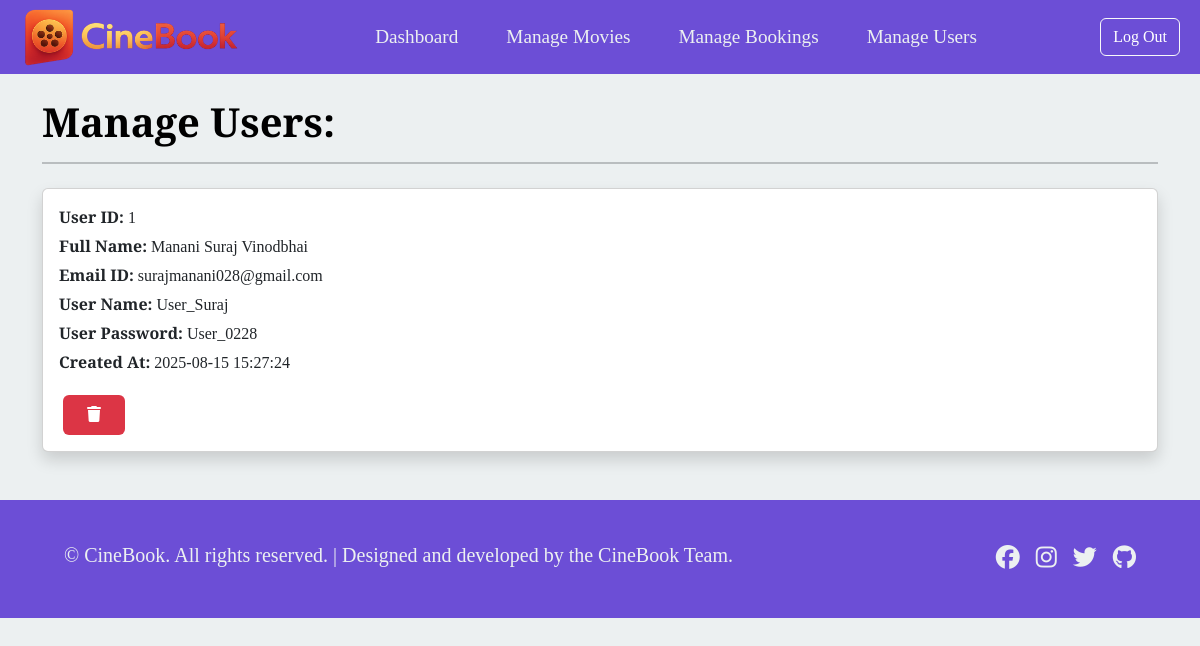
Before: /admin/manage_users.php (signed in) with the older database file.
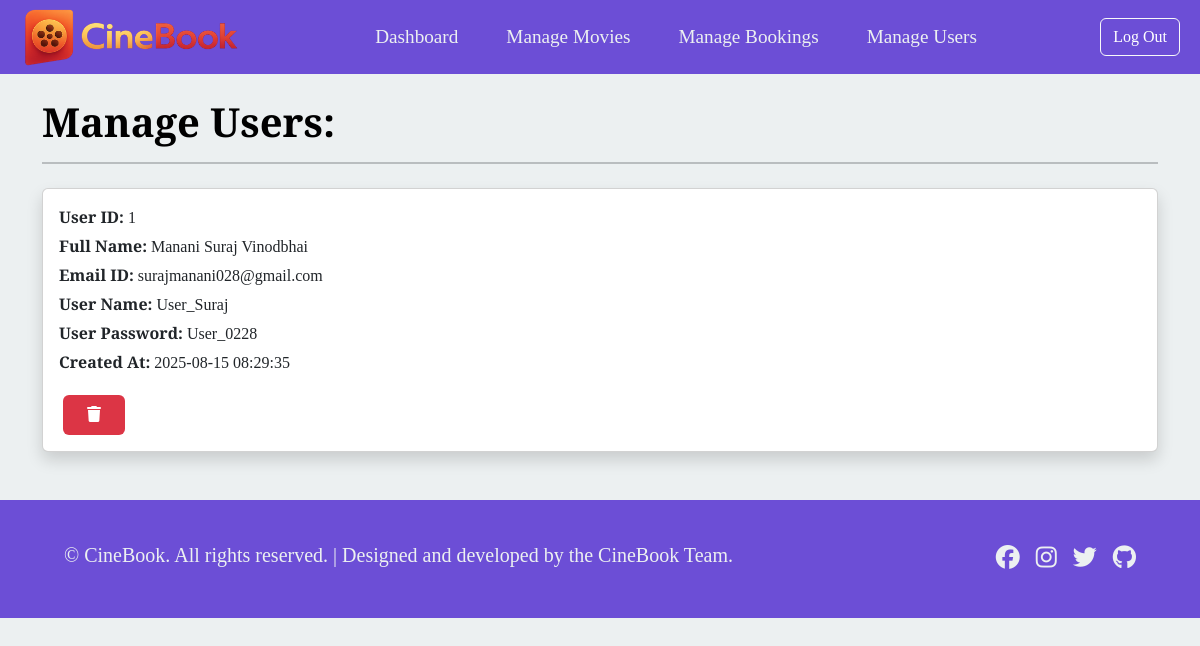
After: the same page with the newer database file.
### tables this page shows
CREATE TABLE users (
    user_id INT AUTO_INCREMENT PRIMARY KEY,
    fullname VARCHAR(100) NOT NULL,
    email VARCHAR(100) NOT NULL UNIQUE,
    username VARCHAR(50) NOT NULL UNIQUE,
    user_password VARCHAR(255) NOT NULL,
    created_at TIMESTAMP DEFAULT CURRENT_TIMESTAMP
);

### admin/manage_users.php (the view, shortened to what this page needs)
<!DOCTYPE html>
<html lang="en">
<head>
    <link href="https://cdn.jsdelivr.net/npm/bootstrap@5.3.3/dist/css/bootstrap.min.css" rel="stylesheet">
    <link rel="stylesheet" href="https://cdnjs.cloudflare.com/ajax/libs/font-awesome/6.7.2/css/all.min.css" />
    <link rel="stylesheet" href="assets/css/navbar.css">
    <link rel="stylesheet" href="assets/css/style.css" />
    <link rel="stylesheet" href="assets/css/footer.css" />
</head>
<body>
    <?php include 'includes/header1.php'; ?>
    <div class="container">
        <div class="my-4">
            <h1 class="fw-bold">Manage Users:</h1>
            <hr class="border border-dark">
        </div>
        <?php
        require 'includes/dbconnection.php';
        $sql_query = "select * from users";
        $result = mysqli_query($con, $sql_query);
        while ($rows = mysqli_fetch_assoc($result)) {
            $user_id = $rows['user_id'];
            $fullname = $rows['fullname'];
            $email = $rows['email'];
            $username = $rows['username'];
            $user_password = $rows['user_password'];
            $created_at = $rows['created_at'];
            echo "
                <div class='card shadow my-3'>
                    <div class='row g-0 align-items-center border-0'>
                        <div class='col-12 col-md-8'>
                        <div class='card-body'>
                                <p class='mb-1'><strong>User ID:</strong> $user_id</p>
                                <p class='mb-1'><strong>Full Name:</strong> $fullname</p>
                                <p class='mb-1'><strong>Email ID:</strong> $email</p>
                                <p class='mb-1'><strong>User Name:</strong> $username</p>
                                <p class='mb-1'><strong>User Password:</strong> $user_password</p>
                                <p class='mb-1'><strong>Created At:</strong> $created_at</p>
                                <div class='btn-group mt-3'>
                                    <a href='controllers/delete-process.php?user_id=$user_id' class='bg-danger text-white rounded p-2 px-4 mx-1'>
                                        <i class='fa-solid fa-trash'></i>
                                    </a>
                                </div>
                            </div>
                        </div>
                    </div>
                </div>";
        }
        ?>
    </div>
    <?php include 'includes/footer.php'; ?>
</body>
</html>

Changed rows visible on the page:
changed users "Manani Suraj Vinodbhai": created_at "2025-08-15 15:27:24" → "2025-08-15 08:29:35"
